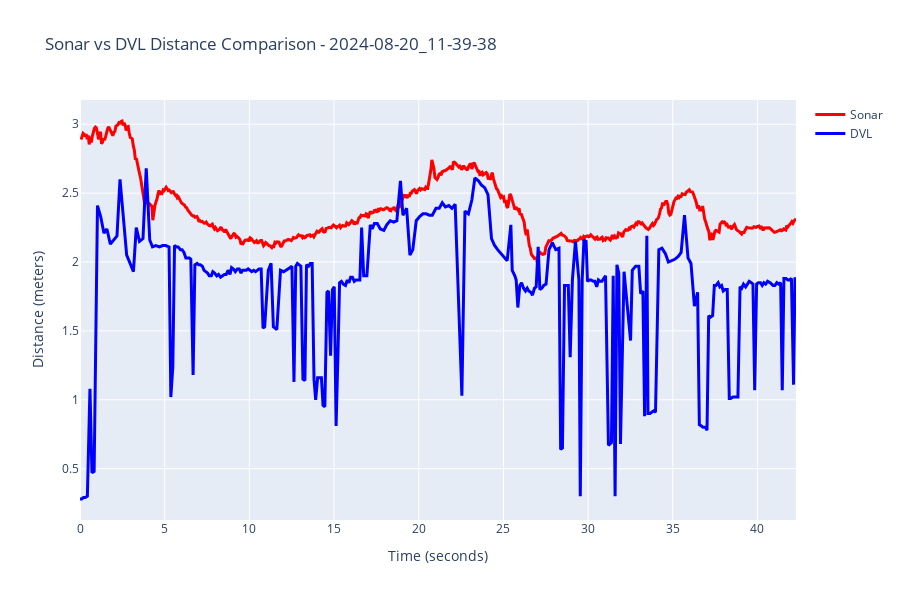

Notebook code cell kept with this figure:
### Code cell
# Compare sonar vs DVL using the sonar_visualization function
print(f"\n" + "=" * 60)
print("SONAR vs DVL COMPARISON")
print("=" * 60)

fig, comparison_stats = compare_sonar_vs_dvl(
    net_analysis_results,
    raw_data,
    sonar_coverage_m=sonar_coverage_meters,
    sonar_image_size=image_shape[0]
)

if fig:
    fig.show()

print(f"\nComparison Statistics:")
for key, value in comparison_stats.items():
    if isinstance(value, float):
        print(f"  {key}: {value:.3f}")
    else:
        print(f"  {key}: {value}")

### Figure 1 — Plotly figure (JSON) as saved in the notebook; plotly's stock layout.template omitted (floating-point values rounded to 4 significant figures; data arrays with more than 128 entries replaced by an {"elided": "..."} marker saying what was removed)
{"data": [{"line": {"color": "red", "width": 3}, "mode": "lines", "name": "Sonar", "type": "scatter", "x": {"elided": "698 float values"}, "y": {"elided": "698 float values"}}, {"line": {"color": "blue", "width": 3}, "mode": "lines", "name": "DVL", "type": "scatter", "x": {"elided": "311 float values"}, "y": {"elided": "311 float values"}}], "layout": {"height": 600, "title": {"text": "Sonar vs DVL Distance Comparison - 2024-08-20_11-39-38"}, "xaxis": {"anchor": "y", "domain": [0, 1], "title": {"text": "Time (seconds)"}}, "yaxis": {"anchor": "x", "domain": [0, 1], "title": {"text": "Distance (meters)"}}}}
